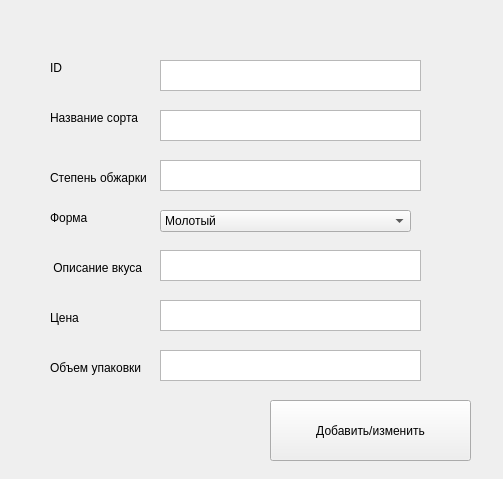
<?xml version="1.0" encoding="UTF-8"?>
<ui version="4.0">
 <class>Form</class>
 <widget class="QWidget" name="Form">
  <property name="geometry">
   <rect>
    <x>0</x>
    <y>0</y>
    <width>503</width>
    <height>479</height>
   </rect>
  </property>
  <property name="windowTitle">
   <string>Form</string>
  </property>
  <widget class="QLabel" name="label">
   <property name="geometry">
    <rect>
     <x>50</x>
     <y>60</y>
     <width>71</width>
     <height>16</height>
    </rect>
   </property>
   <property name="text">
    <string>ID</string>
   </property>
  </widget>
  <widget class="QLabel" name="label_2">
   <property name="geometry">
    <rect>
     <x>50</x>
     <y>110</y>
     <width>111</width>
     <height>16</height>
    </rect>
   </property>
   <property name="text">
    <string>Название сорта</string>
   </property>
  </widget>
  <widget class="QLabel" name="label_3">
   <property name="geometry">
    <rect>
     <x>50</x>
     <y>210</y>
     <width>55</width>
     <height>16</height>
    </rect>
   </property>
   <property name="text">
    <string>Форма</string>
   </property>
  </widget>
  <widget class="QLabel" name="label_4">
   <property name="geometry">
    <rect>
     <x>50</x>
     <y>170</y>
     <width>111</width>
     <height>16</height>
    </rect>
   </property>
   <property name="text">
    <string>Степень обжарки</string>
   </property>
  </widget>
  <widget class="QPlainTextEdit" name="id">
   <property name="geometry">
    <rect>
     <x>160</x>
     <y>60</y>
     <width>261</width>
     <height>31</height>
    </rect>
   </property>
  </widget>
  <widget class="QPlainTextEdit" name="name">
   <property name="geometry">
    <rect>
     <x>160</x>
     <y>110</y>
     <width>261</width>
     <height>31</height>
    </rect>
   </property>
  </widget>
  <widget class="QPlainTextEdit" name="roasting">
   <property name="geometry">
    <rect>
     <x>160</x>
     <y>160</y>
     <width>261</width>
     <height>31</height>
    </rect>
   </property>
  </widget>
  <widget class="QComboBox" name="comboBox">
   <property name="geometry">
    <rect>
     <x>160</x>
     <y>210</y>
     <width>251</width>
     <height>22</height>
    </rect>
   </property>
   <item>
    <property name="text">
     <string>Молотый</string>
    </property>
   </item>
   <item>
    <property name="text">
     <string>В зёрнах</string>
    </property>
   </item>
  </widget>
  <widget class="QPushButton" name="pushButton">
   <property name="geometry">
    <rect>
     <x>270</x>
     <y>400</y>
     <width>201</width>
     <height>61</height>
    </rect>
   </property>
   <property name="text">
    <string>Добавить/изменить</string>
   </property>
  </widget>
  <widget class="QLabel" name="label_5">
   <property name="geometry">
    <rect>
     <x>50</x>
     <y>260</y>
     <width>111</width>
     <height>16</height>
    </rect>
   </property>
   <property name="text">
    <string> Описание вкуса</string>
   </property>
  </widget>
  <widget class="QPlainTextEdit" name="description">
   <property name="geometry">
    <rect>
     <x>160</x>
     <y>250</y>
     <width>261</width>
     <height>31</height>
    </rect>
   </property>
  </widget>
  <widget class="QLabel" name="label_6">
   <property name="geometry">
    <rect>
     <x>50</x>
     <y>310</y>
     <width>111</width>
     <height>16</height>
    </rect>
   </property>
   <property name="text">
    <string>Цена</string>
   </property>
  </widget>
  <widget class="QPlainTextEdit" name="price">
   <property name="geometry">
    <rect>
     <x>160</x>
     <y>300</y>
     <width>261</width>
     <height>31</height>
    </rect>
   </property>
  </widget>
  <widget class="QLabel" name="label_7">
   <property name="geometry">
    <rect>
     <x>50</x>
     <y>360</y>
     <width>111</width>
     <height>16</height>
    </rect>
   </property>
   <property name="text">
    <string>Объем упаковки</string>
   </property>
  </widget>
  <widget class="QPlainTextEdit" name="volume">
   <property name="geometry">
    <rect>
     <x>160</x>
     <y>350</y>
     <width>261</width>
     <height>31</height>
    </rect>
   </property>
  </widget>
 </widget>
 <resources/>
 <connections/>
</ui>
